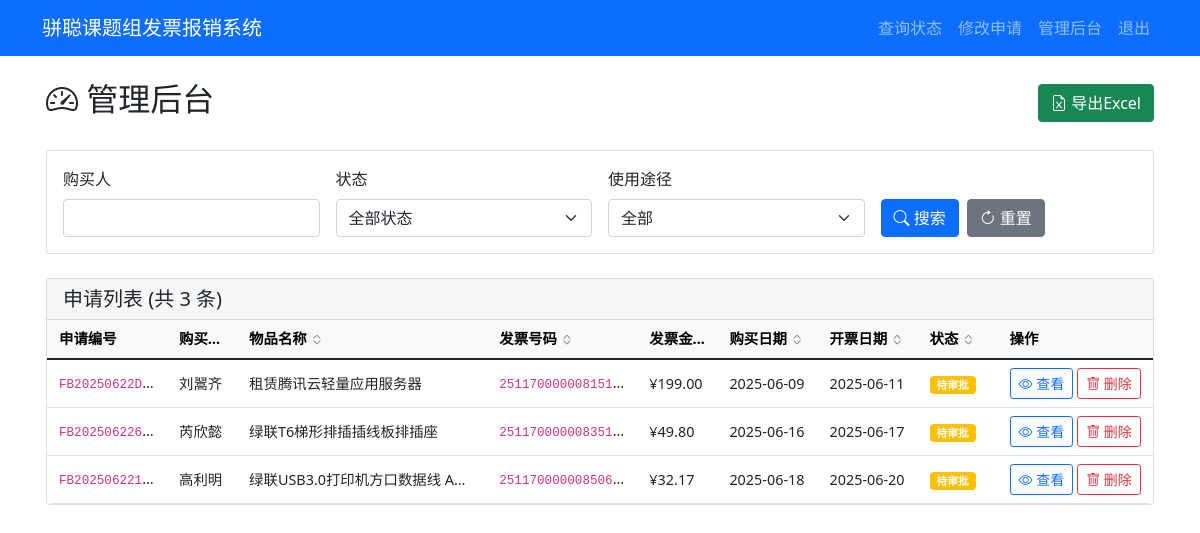
Page /admin/dashboard (signed in) on the earlier database version.
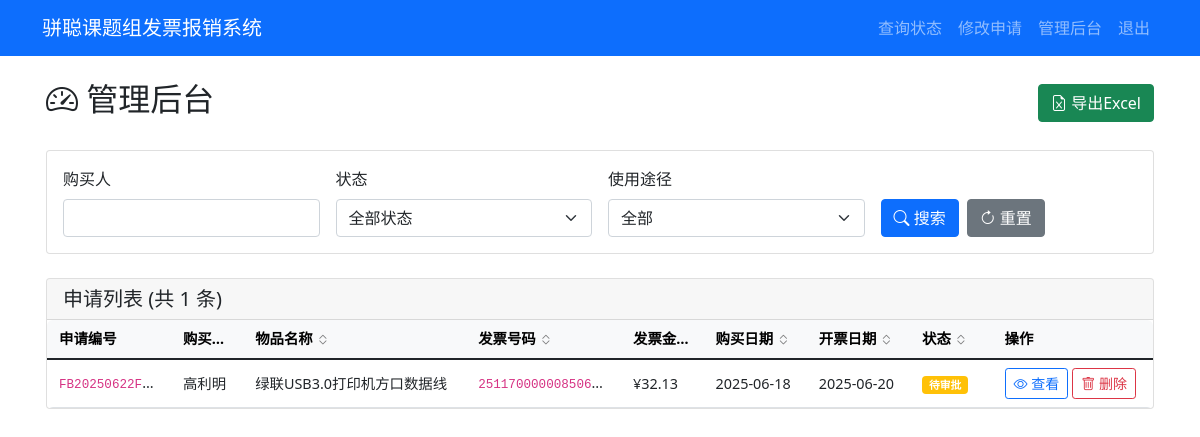
Same page on the later database version.
### tables this page shows
CREATE TABLE applications (
            id INTEGER PRIMARY KEY AUTOINCREMENT,
            app_number TEXT UNIQUE NOT NULL,
            purchaser TEXT NOT NULL,
            purchase_details TEXT,
            item_name TEXT NOT NULL,
            product_link TEXT,
            usage_type TEXT NOT NULL,
            item_type TEXT NOT NULL,
            quantity INTEGER NOT NULL,
            purchase_time DATE NOT NULL,
            invoice_number TEXT NOT NULL,
            invoice_amount REAL NOT NULL,
            invoice_date DATE NOT NULL,
            status TEXT DEFAULT '待审批',
            approval_comment TEXT,
            created_at TIMESTAMP DEFAULT CURRENT_TIMESTAMP,
            updated_at TIMESTAMP DEFAULT CURRENT_TIMESTAMP
        );

### app.py (the view)
        def wrapper(*args, **kwargs):
            user = session.get('admin_username', 'anonymous')
            details = f"操作: {operation_type}, 用户: {user}, URL: {request.url}"
            if kwargs.get('app_number'):
                details += f", 申请编号: {kwargs['app_number']}"
            elif kwargs.get('filename'):
                details += f", 文件名: {kwargs['filename']}"
            if request.method == 'POST':
                form_data = {k: '***' if k == 'password' else v for k, v in request.form.items()}
                details += f", 表单数据: {form_data}"
            if request.args:
                details += f", 查询参数: {dict(request.args)}"
            try:
                result = f(*args, **kwargs)
                app.logger.info(f"{details}, 结果: 成功")
                return result
            except Exception as e:
                app.logger.error(f"{details}, 结果: 失败, 错误: {str(e)}", exc_info=True)
                raise

### templates/admin_dashboard.html (shortened to what this page needs)
{% extends "base.html" %}
{% block content %}
<div class="container-fluid">
    <div class="d-flex justify-content-between align-items-center mb-4">
        <h2><i class="bi bi-speedometer2"></i> 管理后台</h2>
        <div>
            <a href="{{ url_for('export_excel') }}" class="btn btn-success">
                <i class="bi bi-file-earmark-excel"></i> 导出Excel
            </a>
        </div>
    </div>
    <div class="card mb-4">
        <div class="card-body">
            <form method="get" class="row g-3">
                <div class="col-md-3">
                    <label for="purchaser" class="form-label">购买人</label>
                    <input type="text" class="form-control" id="purchaser" name="purchaser"
                        value="{{ request.args.get('purchaser', '') }}">
                </div>
                <div class="col-md-3">
                    <label for="status" class="form-label">状态</label>
                    <select class="form-select" id="status" name="status">
                        <option value="">全部状态</option>
                    </select>
                </div>
                <div class="col-md-3">
                    <label for="usage" class="form-label">使用途径</label>
                    <select class="form-select" id="usage" name="usage">
                        <option value="">全部</option>
                    </select>
                </div>
                <div class="col-md-3 d-flex align-items-end">
                    <button type="submit" class="btn btn-primary me-2">
                        <i class="bi bi-search"></i> 搜索
                    </button>
                    <a href="{{ url_for('admin_dashboard') }}" class="btn btn-secondary">
                        <i class="bi bi-arrow-clockwise"></i> 重置
                    </a>
                </div>
            </form>
        </div>
    </div>
    <div class="card">
        <div class="card-header">
            <h5 class="mb-0">申请列表 (共 {{ applications|length }} 条)</h5>
        </div>
        <div class="table-responsive">
            <table class="table table-hover table-auto mb-0">
                <thead class="table-light">
                    <tr>
                        <th class="col-app-number">申请编号</th>
                        <th class="sortable col-purchaser" data-sort="purchaser">
                            购买人
                            <i class="bi bi-chevron-expand sort-icon"></i>
                        </th>
                        <th class="sortable col-item-name" data-sort="item_name">
                            物品名称
                            <i class="bi bi-chevron-expand sort-icon"></i>
                        </th>
                        <th class="sortable col-invoice-number" data-sort="invoice_number">
                            发票号码
                            <i class="bi bi-chevron-expand sort-icon"></i>
                        </th>
                        <th class="sortable col-amount" data-sort="invoice_amount">
                            发票金额
                            <i class="bi bi-chevron-expand sort-icon"></i>
                        </th>
                        <th class="sortable col-date" data-sort="purchase_time">
                            购买日期
                            <i class="bi bi-chevron-expand sort-icon"></i>
                        </th>
                        <th class="sortable col-date" data-sort="invoice_date">
                            开票日期
                            <i class="bi bi-chevron-expand sort-icon"></i>
                        </th>
                        <th class="sortable col-status" data-sort="status">
                            状态
                            <i class="bi bi-chevron-expand sort-icon"></i>
                        </th>
                        <th class="col-actions">操作</th>
                    </tr>
                </thead>
                <tbody>
                    {% for app in applications %}
                    <tr>
                        <td class="col-app-number" title="{{ app[1] }}"><code>{{ app[1] }}</code></td>
                        <td class="col-purchaser" title="{{ app[2] }}">{{ app[2] }}</td>
                        <td class="col-item-name" title="{{ app[4] }}">{{ app[4] }}</td>
                        <td class="col-invoice-number" title="{{ app[10] }}"><code>{{ app[10] }}</code></td>
                        <td class="col-amount">¥{{ "%.2f"|format(app[11]) }}</td>
                        <td class="col-date">{{ app[9] }}</td>
                        <td class="col-date">{{ app[12] }}</td>
                        <td class="col-status">
                            {% if app[13] == '待审批' %}
                            <span class="badge bg-warning">{{ app[13] }}</span>
                            {% elif app[13] == '报销中' %}
                            <span class="badge bg-primary">{{ app[13] }}</span>
                            {% elif app[13] == '已报销' %}
                            <span class="badge bg-success">{{ app[13] }}</span>
                            {% elif app[13] == '驳回' %}
                            <span class="badge bg-danger">{{ app[13] }}</span>
                            {% endif %}
                        </td>
                        <td class="col-actions">
                            <div class="d-flex gap-1">
                                <a href="{{ url_for('admin_application_detail', app_number=app[1]) }}"
                                    class="btn btn-sm btn-outline-primary">
                                    <i class="bi bi-eye"></i> 查看
                                </a>
                                <button type="button" class="btn btn-sm btn-outline-danger"
                                    onclick="confirmDelete('{{ app[1] }}', '{{ app[2] }}', '{{ app[4] }}')">
                                    <i class="bi bi-trash"></i> 删除
                                </button>
                            </div>
                        </td>
                    </tr>
                    {% else %}
                    <tr>
                        <td colspan="9" class="text-center text-muted py-4">暂无申请记录</td>
                    </tr>
                    {% endfor %}
                </tbody>
            </table>
        </div>
    </div>
</div>
{% endblock %}

### templates/base.html (shortened to what this page needs)
<!DOCTYPE html>
<html lang="zh-CN">
<head>
    <link href="https://cdn.jsdelivr.net/npm/bootstrap@5.1.3/dist/css/bootstrap.min.css" rel="stylesheet">
    <link href="https://cdn.jsdelivr.net/npm/bootstrap-icons@1.7.2/font/bootstrap-icons.css" rel="stylesheet">
</head>
<body>
    <nav class="navbar navbar-expand-lg navbar-dark bg-primary">
        <div class="container">
            <a class="navbar-brand" href="{{ url_for('index') }}">骈聪课题组发票报销系统</a>
            <div class="navbar-nav ms-auto">
                <a class="nav-link" href="{{ url_for('query_status') }}">查询状态</a>
                <a class="nav-link" href="{{ url_for('edit_application_page') }}">修改申请</a>
                {% if session.admin_logged_in %}
                <a class="nav-link" href="{{ url_for('admin_dashboard') }}">管理后台</a>
                <a class="nav-link" href="{{ url_for('admin_logout') }}">退出</a>
                {% else %}
                <a class="nav-link" href="{{ url_for('admin_login') }}">管理员登录</a>
                {% endif %}
            </div>
        </div>
    </nav>
        {% block content %}{% endblock %}
</body>
</html>

### templates/admin_dashboard.html (style rules this page uses)
.sortable { cursor: pointer; user-select: none; }
.sort-icon { font-size: 0.8rem; opacity: 0.5; }
.table-responsive { overflow-x: auto; border-radius: 0.375rem; }
.table-auto { table-layout: auto; white-space: nowrap; margin-bottom: 0; font-size: 0.9rem; }
.table-auto td, .table-auto th { white-space: nowrap; overflow: hidden; text-overflow: ellipsis; max-width: 0; padding: 0.5rem 0.75rem; vertical-align: middle; }
.table-auto .col-app-number { min-width: 100px; max-width: 120px; }
.table-auto .col-purchaser { min-width: 30px; max-width: 70px; }
.table-auto .col-item-name { min-width: 150px; max-width: 250px; }
.table-auto .col-invoice-number { min-width: 100px; max-width: 150px; }
.table-auto .col-amount { min-width: 50px; max-width: 80px; }
.table-auto .col-date { min-width: 100px; max-width: 110px; }
.table-auto .col-status { min-width: 80px; max-width: 90px; }
.table-auto .col-actions { min-width: 140px; max-width: 160px; white-space: normal; }
.container-fluid { max-width: 95%; padding-left: 1rem; padding-right: 1rem; }

Differences in the rows shown:
removed applications: app_number "FB20250622D…", purchaser "刘翯齐", item_name "租赁腾讯云轻量应用服务器", invoice_number "251170000008151…", invoice_amount "199.00", purchase_time "2025-06-09", invoice_date "2025-06-11", status "待审批"
removed applications: app_number "FB202506226…", purchaser "芮欣懿", item_name "绿联T6梯形排插插线板排插座", invoice_number "251170000008351…", invoice_amount "49.80", purchase_time "2025-06-16", invoice_date "2025-06-17", status "待审批"
changed applications "高利明": app_number "FB202506221…" → "FB20250622F…"; item_name "绿联USB3.0打印机方口数据线 A…" → "绿联USB3.0打印机方口数据线"; invoice_amount "32.17" → "32.13"
Other differences:
{{ applications|length }}: "3" → "1"
